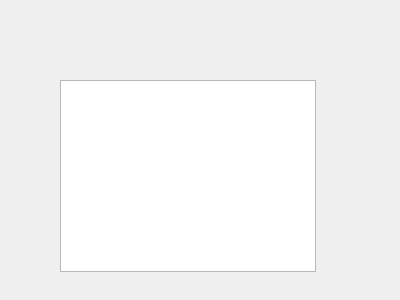
<?xml version="1.0" encoding="UTF-8"?>
<ui version="4.0">
 <class>DeleteUser</class>
 <widget class="QDialog" name="DeleteUser">
  <property name="geometry">
   <rect>
    <x>0</x>
    <y>0</y>
    <width>400</width>
    <height>300</height>
   </rect>
  </property>
  <property name="windowTitle">
   <string>Delete User</string>
  </property>
  <widget class="QListView" name="listView">
   <property name="geometry">
    <rect>
     <x>60</x>
     <y>80</y>
     <width>256</width>
     <height>192</height>
    </rect>
   </property>
  </widget>
 </widget>
 <resources/>
 <connections/>
</ui>
